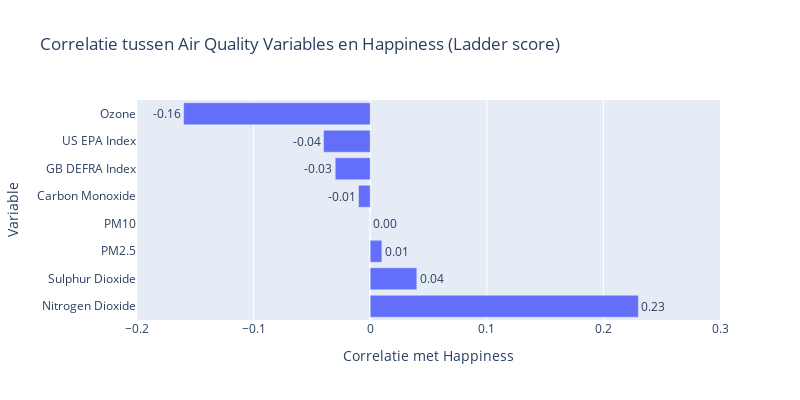

Notebook source saved alongside this figure:
### Code cell
# Dit visualiseren, idk of het mogelijk is om dit sneller te doen dus doe ik het maar even handmatig.
data = {
    'Variable': [
        'Carbon Monoxide',
        'Ozone',
        'Nitrogen Dioxide',
        'Sulphur Dioxide',
        'PM2.5',
        'PM10',
        'US EPA Index',
        'GB DEFRA Index'
    ],
    'Correlatie met Happiness': [
        -0.01,
        -0.16,
        0.23,
        0.04,
        0.01,
        -0.00,
        -0.04,
        -0.03
    ]}

dfAirQualityHappy = pd.DataFrame(data).sort_values('Correlatie met Happiness', ascending=False)
figAirHappy = px.bar(
    dfAirQualityHappy,
    x='Correlatie met Happiness',
    y='Variable',
    orientation='h',
    title='Correlatie tussen Air Quality Variables en Happiness (Ladder score)',
    text='Correlatie met Happiness')
figAirHappy.update_traces(texttemplate='%{text:.2f}', textposition='outside')
figAirHappy.update_layout(xaxis=dict(range=[-0.2, 0.3]), width=800, height=400,showlegend=False)
figAirHappy.show()

### Figure 1 — Plotly figure (JSON) as saved in the notebook; plotly's stock layout.template omitted (floating-point values rounded to 4 significant figures)
{"data": [{"hovertemplate": "Correlatie met Happiness=%{text}<br>Variable=%{y}<extra></extra>", "legendgroup": "", "marker": {"color": "#636efa", "pattern": {"shape": ""}}, "name": "", "orientation": "h", "showlegend": false, "text": [0.23, 0.04, 0.01, -0.0, -0.01, -0.03, -0.04, -0.16], "textposition": "outside", "texttemplate": "%{text:.2f}", "type": "bar", "x": [0.23, 0.04, 0.01, -0.0, -0.01, -0.03, -0.04, -0.16], "xaxis": "x", "y": ["Nitrogen Dioxide", "Sulphur Dioxide", "PM2.5", "PM10", "Carbon Monoxide", "GB DEFRA Index", "US EPA Index", "Ozone"], "yaxis": "y"}], "layout": {"barmode": "relative", "height": 400, "legend": {"tracegroupgap": 0}, "showlegend": false, "title": {"text": "Correlatie tussen Air Quality Variables en Happiness (Ladder score)"}, "width": 800, "xaxis": {"anchor": "y", "domain": [0.0, 1.0], "range": [-0.2, 0.3], "title": {"text": "Correlatie met Happiness"}}, "yaxis": {"anchor": "x", "domain": [0.0, 1.0], "title": {"text": "Variable"}}}}
